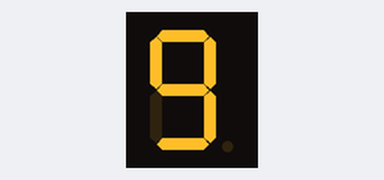
Bench run of a sketch on a simulated Arduino Uno, built with avr-gcc and run on an emulated ATmega328P. Shown: 1-digit seven-segment display. Wiring (inferred from the names in the program): 1-digit 7-segment display, segments lit when HIGH: segments pin 13, pin 12, pin 11, pin 10, pin 9, pin 8, pin 7. The segment pins are drawn as the display they are named for.

Above: at 0.1 s.
At 0.7 s:
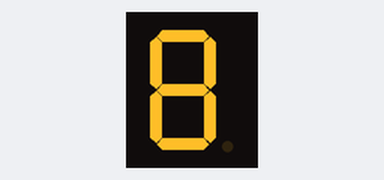
At 1.3 s:
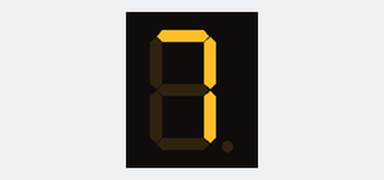
At 2.5 s:
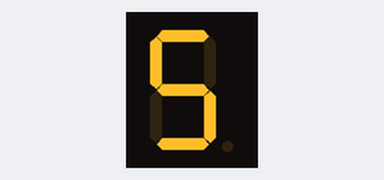
At 3.7 s:
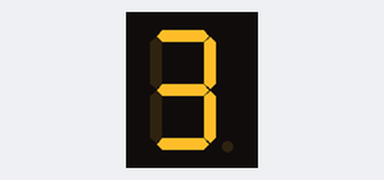
At 5.5 s:
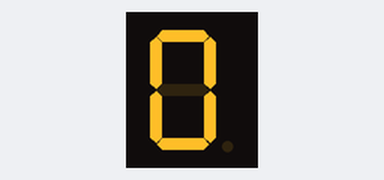

The sketch:

Display_7_Segmentos.ino
```cpp
const int a=13, b=12, c=11, d=10, e=9, f=8, g=7;
int t=600;
void setup(){
  pinMode(a, OUTPUT);
  pinMode(b, OUTPUT);
  pinMode(c, OUTPUT);
  pinMode(d, OUTPUT);
  pinMode(e, OUTPUT);
  pinMode(f, OUTPUT);
  pinMode(g, OUTPUT);

}
void nue(){
  digitalWrite(a,1);
  digitalWrite(b,1);
  digitalWrite(c,1);
  digitalWrite(d,1);
  digitalWrite(e,0);
  digitalWrite(f,1);
  digitalWrite(g,1);
}
void och(){
  digitalWrite(a,1);
  digitalWrite(b,1);
  digitalWrite(c,1);
  digitalWrite(d,1);
  digitalWrite(e,1);
  digitalWrite(f,1);
  digitalWrite(g,1);
}
void sev(){
  digitalWrite(a,1);
  digitalWrite(b,1);
  digitalWrite(c,1);
  digitalWrite(d,0);
  digitalWrite(e,0);
  digitalWrite(f,0);
  digitalWrite(g,0);
}
void six(){
  digitalWrite(a,1);
  digitalWrite(b,0);
  digitalWrite(c,1);
  digitalWrite(d,1);
  digitalWrite(e,1);
  digitalWrite(f,1);
  digitalWrite(g,1);
}
void cin(){
  digitalWrite(a,1);
  digitalWrite(b,0);
  digitalWrite(c,1);
  digitalWrite(d,1);
  digitalWrite(e,0);
  digitalWrite(f,1);
  digitalWrite(g,1);
}
void cua(){
  digitalWrite(a,0);
  digitalWrite(b,1);
  digitalWrite(c,1);
  digitalWrite(d,0);
  digitalWrite(e,0);
  digitalWrite(f,1);
  digitalWrite(g,1);
}
void tre(){
  digitalWrite(a,1);
  digitalWrite(b,1);
  digitalWrite(c,1);
  digitalWrite(d,1);
  digitalWrite(e,0);
  digitalWrite(f,0);
  digitalWrite(g,1);
}
void dos(){
  digitalWrite(a,1);
  digitalWrite(b,1);
  digitalWrite(c,0);
  digitalWrite(d,1);
  digitalWrite(e,1);
  digitalWrite(f,0);
  digitalWrite(g,1);
}
void uno(){
  digitalWrite(a,0);
  digitalWrite(b,1);
  digitalWrite(c,1);
  digitalWrite(d,0);
  digitalWrite(e,0);
  digitalWrite(f,0);
  digitalWrite(g,0);
}
void cero(){
  digitalWrite(a,1);
  digitalWrite(b,1);
  digitalWrite(c,1);
  digitalWrite(d,1);
  digitalWrite(e,1);
  digitalWrite(f,1);
  digitalWrite(g,0);
}
void loop(){
  nue();
  delay(t);
  och();
  delay(t);
  sev();
  delay(t);
  six();
  delay(t);
  cin();
  delay(t);
  cua();
  delay(t);
  tre();
  delay(t);
  dos();
  delay(t);
  uno();
  delay(t);
  cero();
  delay(t);
}
```

Measured:
- by itself, everything shown: repeats every 6.0 s, in 10 steps
- what the display in image 1 shows lasts 0.6 s, from 0.6 s to 1.2 s
